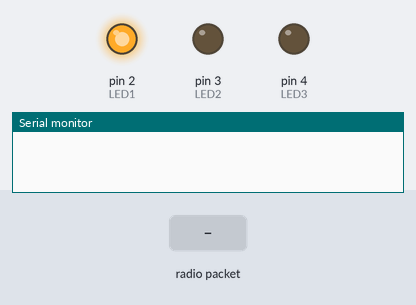
Bench run of a sketch on a simulated Arduino Uno, built with avr-gcc and run on an emulated ATmega328P. Shown: output pins drawn as LEDs (lit = HIGH), the last lines printed to the serial monitor. Inputs (shaded band) come from the test bench. No radio packets arrive unless stated.

Above: at 1.2 s.
1.3 s: radio packet "1" arrives
At 5.55 s:
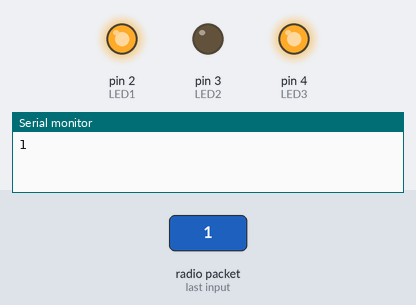
5.8 s: radio packet "0" arrives
At 6.7 s:
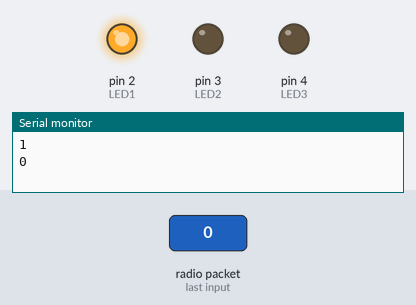
7.3 s: radio packet "2" arrives
At 11.9 s:
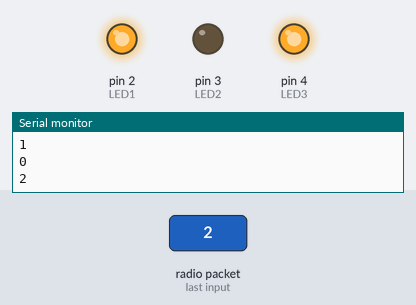
Timing chart, 0 to 12.8 s (numbered marks = the images above; inputs shaded):
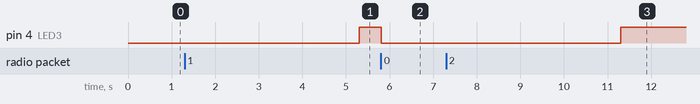

Measured:
- after the input at 1.3 s, pin 4 (LED3): LOW → HIGH after 4.0 s instead of 2.7 s
- after the input at 5.8 s, pin 4 (LED3): HIGH → LOW at once
- after the input at 7.3 s, pin 4 (LED3): LOW → HIGH after 4.0 s instead of 2.5 s

The sketch:

receiver.ino
```cpp
/*
nRF Serial Chat

Date : 29 Sep 2015
Author : Stanley Seow
e-mail : stanleyseow@gmail.com
Version : 1.00
Desc :
I worte this simple interactive serial chat over nRF that can be used for both sender
and receiver as I swapped the TX & RX addr during read/write operation.

It read input from Serial Monitor and display the output to the other side
Serial Monitor or 16x2 LCD (if available)... like a simple chat program.

Max payload is 32 bytes for radio but the serialEvent will chopped the entire buffer
for next payload to be sent out sequentially.

*/


#ifdef I2C_LCD
#include <Wire.h>
#include <LiquidCrystal_I2C.h>
LiquidCrystal_I2C lcd(0x3F,16,2);  // set the LCD address to 0x27 for a 16 chars and 2 line display
//LiquidCrystal_I2C lcd(0x27,16,2);  // set the LCD address to 0x27 for a 16 chars and 2 line display
#endif

#include <SPI.h>
#include "nRF24L01.h"
#include "RF24.h"
#include "printf.h"

#define LED1 2
#define LED2 3
#define LED3 4


RF24 radio(7,8);

const uint64_t pipes[2] = { 0xDEDEDEDEE7LL, 0xDEDEDEDEE9LL };

boolean stringComplete = false;  // whether the string is complete
static int dataBufferIndex = 0;
boolean stringOverflow = false;
char charOverflow = 0;

char SendPayload[31] = "";
char RecvPayload[31] = "";
char serialBuffer[31] = "";

void setup(void) {

    Serial.begin(115200);

    pinMode(LED1, OUTPUT);
    pinMode(LED2, OUTPUT);
    pinMode(LED3, OUTPUT);

    digitalWrite(LED1, HIGH);

    printf_begin();
    radio.begin();

    radio.setDataRate(RF24_250KBPS);
    radio.setPALevel(RF24_PA_MAX);
    radio.setChannel(70);

    radio.enableDynamicPayloads();
    radio.setRetries(15,15);
    radio.setCRCLength(RF24_CRC_16);

    radio.openWritingPipe(pipes[0]);
    radio.openReadingPipe(1,pipes[1]);

    radio.startListening();
//    radio.printDetails();

}

unsigned long deltaCheckin = millis();

void loop(void) {

    nRF_receive();
    serial_receive();

    if (millis() > deltaCheckin + 4000) {
      digitalWrite(LED3, HIGH);
    } else {
      digitalWrite(LED3, LOW);
    }

} // end loop()

void serialEvent() {
    while (Serial.available() > 0 ) {
        char incomingByte = Serial.read();

        if (stringOverflow) {
            serialBuffer[dataBufferIndex++] = charOverflow;  // Place saved overflow byte into buffer
            serialBuffer[dataBufferIndex++] = incomingByte;  // saved next byte into next buffer
            stringOverflow = false;                          // turn overflow flag off
        } else if (dataBufferIndex > 31) {
            stringComplete = true;        // Send this buffer out to radio
            stringOverflow = true;        // trigger the overflow flag
            charOverflow = incomingByte;  // Saved the overflow byte for next loop
            dataBufferIndex = 0;          // reset the bufferindex
            break;
        }
        else if(incomingByte=='\n'){
            serialBuffer[dataBufferIndex] = 0;
            stringComplete = true;
        } else {
            serialBuffer[dataBufferIndex++] = incomingByte;
            serialBuffer[dataBufferIndex] = 0;
        }
    } // end while()
} // end serialEvent()

void nRF_receive(void) {
    int len = 0;

    if ( radio.available() ) {
        deltaCheckin = millis();
        digitalWrite(LED2, HIGH);

        len = radio.getDynamicPayloadSize();
        radio.read(&RecvPayload,len);
        delay(5);

        RecvPayload[len] = 0; // null terminate string

        Serial.print(RecvPayload);
        Serial.println();
        RecvPayload[0] = 0;  // Clear the buffers

        digitalWrite(LED2, LOW);
    }

} // end nRF_receive()

void serial_receive(void){

    if (stringComplete) {
        strcat(SendPayload,serialBuffer);

        // swap TX & Rx addr for writing
        radio.openWritingPipe(pipes[1]);
        radio.openReadingPipe(0,pipes[0]);
        radio.stopListening();
        radio.write(&SendPayload,strlen(SendPayload));

        Serial.print("S:");
        Serial.print(SendPayload);
        Serial.println();
        stringComplete = false;

        // restore TX & Rx addr for reading
        radio.openWritingPipe(pipes[0]);
        radio.openReadingPipe(1,pipes[1]);
        radio.startListening();
        SendPayload[0] = 0;
        dataBufferIndex = 0;
    } // endif
} // end serial_receive()
```

printf.h
```cpp
// (licence header left out)
/**
 * @file printf.h
 *
 * Setup necessary to direct stdout to the Arduino Serial library, which
 * enables 'printf'
 */

#ifndef __PRINTF_H__
#define __PRINTF_H__

#ifdef ARDUINO

int serial_putc( char c, FILE * )
{
  Serial.write( c );

  return c;
}

void printf_begin(void)
{
  fdevopen( &serial_putc, 0 );
}

#else
#error This example is only for use on Arduino.
#endif // ARDUINO

#endif // __PRINTF_H__
```
